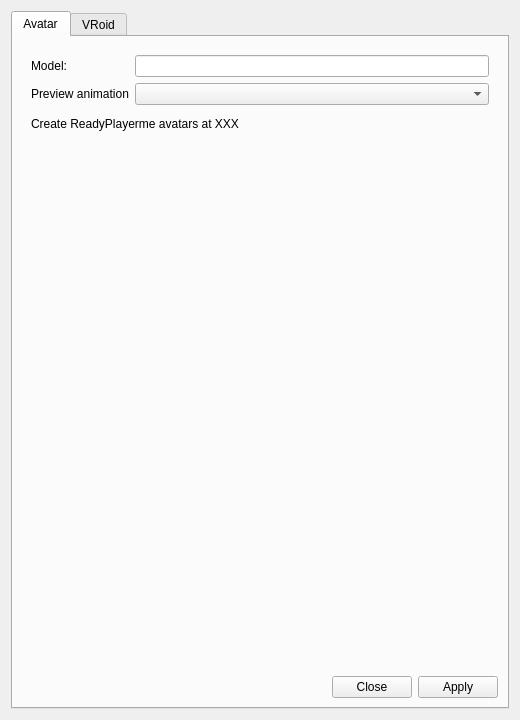
<?xml version="1.0" encoding="UTF-8"?>
<ui version="4.0">
 <class>AvatarSettingsWidget</class>
 <widget class="QWidget" name="AvatarSettingsWidget">
  <property name="geometry">
   <rect>
    <x>0</x>
    <y>0</y>
    <width>520</width>
    <height>720</height>
   </rect>
  </property>
 <layout class="QVBoxLayout" name="verticalLayout">
  <item>
   <widget class="QTabWidget" name="tabWidget">
    <property name="currentIndex">
     <number>0</number>
    </property>
    <widget class="QWidget" name="avatarTab">
     <attribute name="title">
      <string>Avatar</string>
     </attribute>
     <layout class="QVBoxLayout" name="avatarTabLayout">
      <item>
       <widget class="QWidget" name="topWidget" native="true">
        <property name="sizePolicy">
         <sizepolicy hsizetype="Preferred" vsizetype="Maximum">
          <horstretch>0</horstretch>
          <verstretch>0</verstretch>
         </sizepolicy>
        </property>
        <layout class="QFormLayout" name="formLayout">
         <item row="0" column="0">
          <widget class="QLabel" name="label_model">
           <property name="text">
            <string>Model:</string>
           </property>
          </widget>
         </item>
         <item row="0" column="1">
          <widget class="FileSelectWidget" name="avatarSelectWidget"/>
         </item>
         <item row="1" column="0">
          <widget class="QLabel" name="label_anim">
           <property name="text">
            <string>Preview animation</string>
           </property>
          </widget>
         </item>
         <item row="1" column="1">
          <widget class="QComboBox" name="animationComboBox"/>
         </item>
         <item row="2" column="0">
          <widget class="QWidget" name="spacerWidget" native="true"/>
         </item>
         <item row="3" column="0" colspan="2">
          <widget class="QLabel" name="createReadyPlayerMeLabel">
           <property name="text">
            <string>Create ReadyPlayerme avatars at XXX</string>
           </property>
           <property name="wordWrap">
            <bool>true</bool>
           </property>
          </widget>
         </item>
        </layout>
       </widget>
      </item>
      <item>
       <widget class="AvatarPreviewWidget" name="avatarPreviewGLWidget" native="true"/>
      </item>
      <item>
       <widget class="QDialogButtonBox" name="buttonBox">
        <property name="orientation">
         <enum>Qt::Horizontal</enum>
        </property>
        <property name="standardButtons">
         <set>QDialogButtonBox::Apply|QDialogButtonBox::Close</set>
        </property>
       </widget>
      </item>
     </layout>
    </widget>
    <widget class="QWidget" name="vroidTab">
     <attribute name="title">
      <string>VRoid</string>
     </attribute>
     <layout class="QVBoxLayout" name="vroidTabLayout">
      <item>
       <widget class="QLabel" name="vroidInfoLabel">
        <property name="text">
         <string>VRoid workflow: create an avatar in VRoid Hub, download it (VRM/GLB), then select the file on the Avatar tab.</string>
        </property>
        <property name="wordWrap">
         <bool>true</bool>
        </property>
       </widget>
      </item>
      <item>
       <widget class="QLabel" name="vroidLinksLabel">
        <property name="text">
         <string>&lt;a href=&quot;https://hub.vroid.com/&quot;&gt;Open VRoid Hub&lt;/a&gt;</string>
        </property>
        <property name="openExternalLinks">
         <bool>true</bool>
        </property>
       </widget>
      </item>
      <item>
       <spacer name="vroidSpacer">
        <property name="orientation">
         <enum>Qt::Vertical</enum>
        </property>
        <property name="sizeHint" stdset="0">
         <size>
          <width>20</width>
          <height>40</height>
         </size>
        </property>
       </spacer>
      </item>
     </layout>
    </widget>
   </widget>
  </item>
 </layout>
 </widget>
 <customwidgets>
  <customwidget>
   <class>FileSelectWidget</class>
   <extends>QLineEdit</extends>
   <header>../qt/FileSelectWidget.h</header>
  </customwidget>
  <customwidget>
   <class>AvatarPreviewWidget</class>
   <extends>QWidget</extends>
   <header>AvatarPreviewWidget.h</header>
   <container>1</container>
  </customwidget>
 </customwidgets>
 <resources/>
 <connections/>
</ui>
